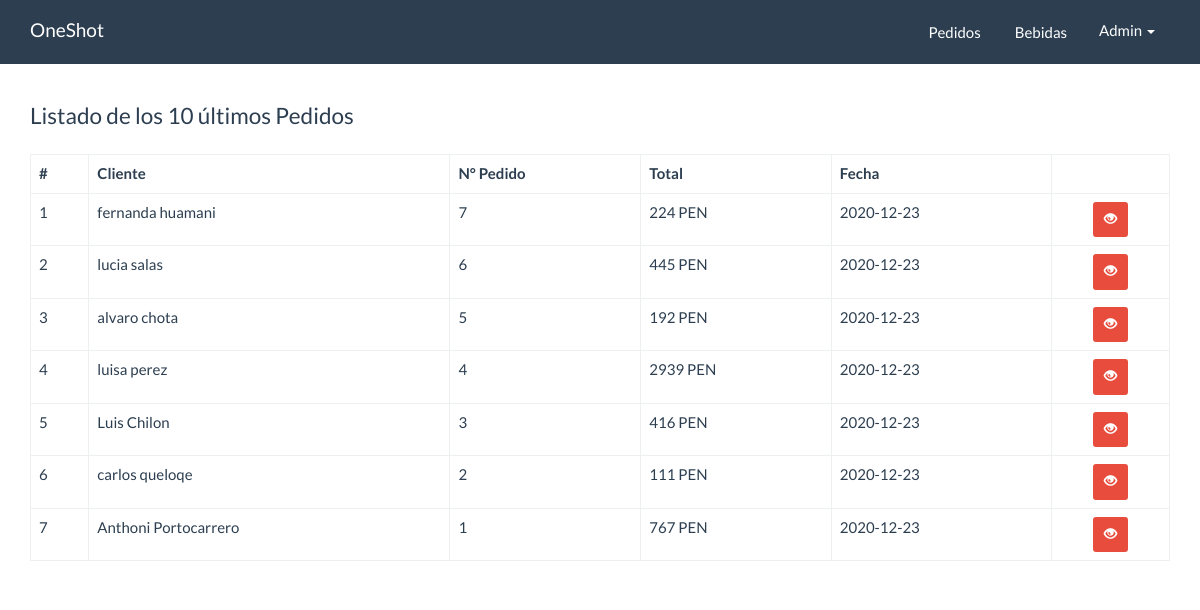
The page /panel/dashboard.php (signed in) on the database its author committed.
### tables this page shows
CREATE TABLE `pedidos` (
  `id` int(10) NOT NULL,
  `cliente_id` int(11) NOT NULL,
  `total` decimal(10,0) NOT NULL,
  `fecha` date NOT NULL,
  `estado` int(11) NOT NULL DEFAULT 1
);

CREATE TABLE `clientes` (
  `id` int(10) NOT NULL,
  `nombre` varchar(80) NOT NULL,
  `apellidos` varchar(100) NOT NULL,
  `email` varchar(50) NOT NULL,
  `telefono` varchar(15) NOT NULL,
  `direccion` varchar(200) NOT NULL
);

### src/Pedido.php (called while the page is built, shortened)
<?php
class Pedido
{
    private $cn = null;
    public function __construct()
    {
        $this->config = parse_ini_file(__DIR__ . '/../config.ini');
        $this->cn = new \PDO($this->config['dns'], $this->config['usuario'], $this->config['clave'], array(
            \PDO::MYSQL_ATTR_INIT_COMMAND => 'SET NAMES utf8'
        ));
    }
    public function mostrarUltimos()
    {
        $sql = "SELECT p.id, nombre, apellidos, email, total, fecha FROM pedidos p
        INNER JOIN clientes c ON p.cliente_id = c.id ORDER BY p.id DESC LIMIT 10";
        $resultado = $this->cn->prepare($sql);
        if ($resultado->execute())
            return  $resultado->fetchAll();
        return false;
    }
}

### panel/dashboard.php (the view, shortened to what this page needs)
<!DOCTYPE html>
<html lang="en">
<head>
    <link rel="stylesheet" href="../assets/css/bootstrap.min.css">
    <link rel="stylesheet" href="../assets/css/estilos.css">
</head>
<body>
    <nav class="navbar navbar-default navbar-fixed-top">
        <div class="container">
            <div class="navbar-header">
                <a class="navbar-brand" href="index.php">OneShot</a>
            </div>
            <div id="navbar" class="navbar-collapse collapse">
                <ul class="nav navbar-nav pull-right">
                    <li>
                        <a href="pedidos/index.php" class="btn">Pedidos </a>
                    </li>
                    <li>
                        <a href="bebidas/index.php" class="btn">Bebidas </a>
                    </li>
                    <li class="dropdown">
                        <a href="#" class="dropdown-toggle" data-toggle="dropdown" role="button" aria-haspopup="true" aria-expanded="false"> <?php print $_SESSION['usuario_info']['nombre_usuario'] ?> <span class="caret"></span></a>
                    </li>
                </ul>
            </div>
        </div>
    </nav>
    <div class="container" id="main">
        <div class="row">
            <div class="col-md-12">
                <fieldset>
                    <legend>Listado de los 10 últimos Pedidos</legend>
                    <table class="table table-bordered">
                        <thead>
                            <tr>
                                <th>#</th>
                                <th>Cliente</th>
                                <th>N° Pedido</th>
                                <th>Total</th>
                                <th>Fecha</th>
                                <th></th>
                            </tr>
                        </thead>
                        <tbody>
                            <?php
                            $pedido = new oneshot\Pedido;
                            $info_pedido = $pedido->mostrarUltimos();
                            $cantidad = count($info_pedido);
                            if ($cantidad > 0) {
                                $c = 0;
                                for ($x = 0; $x < $cantidad; $x++) {
                                    $c++;
                                    $item = $info_pedido[$x];
                            ?>
                                    <tr>
                                        <td><?php print $c ?></td>
                                        <td><?php print $item['nombre'] . ' ' . $item['apellidos'] ?></td>
                                        <td><?php print $item['id'] ?></td>
                                        <td><?php print $item['total'] ?> PEN</td>
                                        <td><?php print $item['fecha'] ?></td>
                                        <td class="text-center">
                                            <a href="pedidos/ver.php?id=<?php print $item['id'] ?>" class="btn btn-danger btn-sm"><span class="glyphicon glyphicon-eye-open"></span></a>
                                        </td>
                                    </tr>
                                <?php
                                }
                            } else {
                                ?>
                                <tr>
                                    <td colspan="6">NO HAY REGISTROS</td>
                                </tr>
                            <?php } ?>
                        </tbody>
                    </table>
                </fieldset>
            </div>
        </div>
    </div>
</body>
</html>

### assets/css/estilos.css (style rules this page uses)
#main { margin-top: 100px; }

### rows shown on the page
pedidos: cliente.nombre "fernanda", cliente.apellidos "huamani", id "7", total "224", fecha "2020-12-23"
pedidos: cliente.nombre "lucia", cliente.apellidos "salas", id "6", total "445", fecha "2020-12-23"
pedidos: cliente.nombre "alvaro", cliente.apellidos "chota", id "5", total "192", fecha "2020-12-23"
pedidos: cliente.nombre "luisa", cliente.apellidos "perez", id "4", total "2939", fecha "2020-12-23"
pedidos: cliente.nombre "Luis", cliente.apellidos "Chilon", id "3", total "416", fecha "2020-12-23"
pedidos: cliente.nombre "carlos", cliente.apellidos "queloqe", id "2", total "111", fecha "2020-12-23"
pedidos: cliente.nombre "Anthoni", cliente.apellidos "Portocarrero", id "1", total "767", fecha "2020-12-23"

### other values the page prints
$_SESSION['usuario_info']['nombre_usuario'] "Admin"
